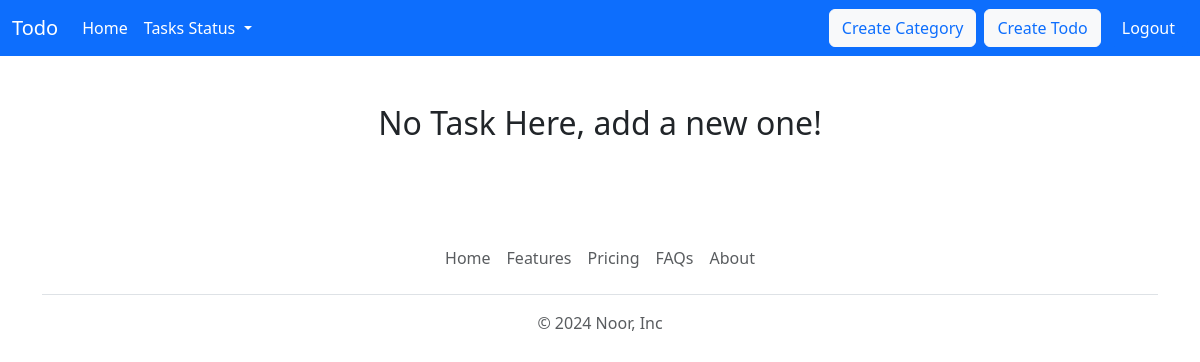
Page /PENDING (signed in) on the earlier database version.
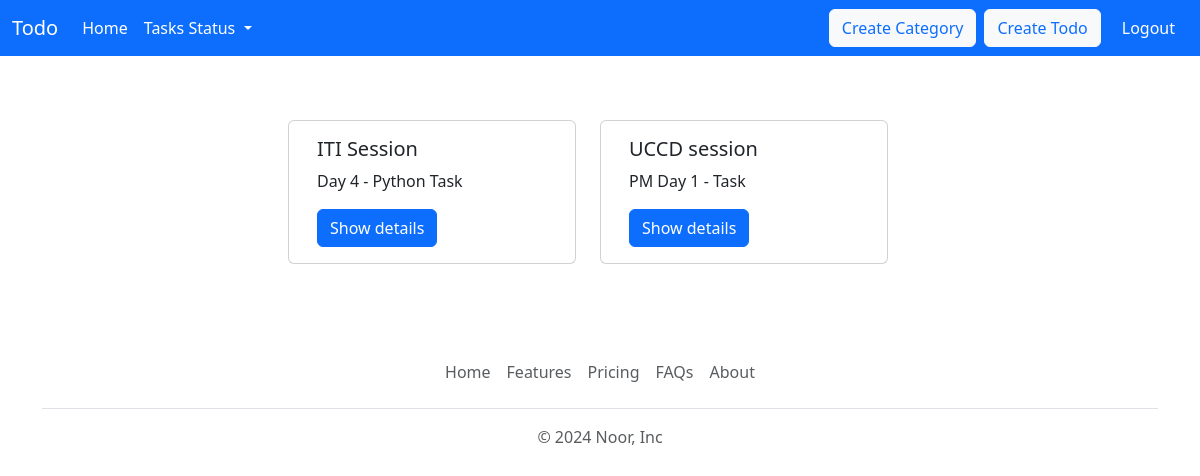
Same page on the later database version.
### main/models.py (models this page shows, shortened)
class Task(models.Model):
    CHOICES = [
        ('PENDING', 'PENDING'),
        ('IN PROGRESS', 'IN PROGRESS'),
        ('COMPLETED', 'COMPLETED'),
    ]
    title = models.CharField(max_length=150)
    description = models.TextField(null=True)
    status = models.CharField(max_length=15, choices=CHOICES)
    start_date = models.DateTimeField()
    end_date = models.DateTimeField()
    category = models.ForeignKey(Category, on_delete=models.CASCADE)
    user = models.ForeignKey(User, on_delete=models.CASCADE)

### main/views.py (the view)
# urls.py: path('<status>', show_tasks_by_status, name="tasks_by_status"),
def show_tasks_by_status(request, status):
    if request.user.is_authenticated:
        tasks = Task.objects.filter(status=status, user=request.user.id)
        tasks_list = []
        tmp = []
        cnt = 0
        for task in tasks:
            tmp.append(task)
            cnt += 1
            if cnt % 3 == 0:
                tasks_list.append(tmp)
                tmp = []
        if tmp: tasks_list.append(tmp)
        context = {
            'tasks' : tasks_list,
        }
        return render(request, 'main/tasks.html', context)
    return redirect('login')

### main/models.py (called while the page is built)
    def __str__(self):
        return self.name

### main/templates/main/tasks.html
{% extends "main/baseLogged.html" %}
{% block content %}
    <div class="container d-flex flex-column justify-content-end align-items-center pt-5 pb-5">
        {% for task_list in tasks %}
            <div class="row d-flex justify-content-between mt-3">
                {% for task in task_list %}
                    <div class="card col-3 me-4" style="width: 18rem;">
                        <div class="card-body">
                        <h5 class="card-title">{{task.title}}</h5>
                        <p class="card-text">{{task.description}}</p>
                        <a href="{% url 'details' task.category task.id %}" class="btn btn-primary">Show details</a>
                        </div>
                    </div>
                {% endfor %}
            </div>
            {% empty %}
                    <h2>No Task Here, add a new one!</h2>
        {% endfor %}
    </div>
{% endblock content %}

Differences in the rows shown:
added Task: title "ITI Session", description "Day 4 - Python Task"
added Task: title "UCCD session", description "PM Day 1 - Task"
Other differences:
text no longer shown: "No Task Here, add a new one!"
